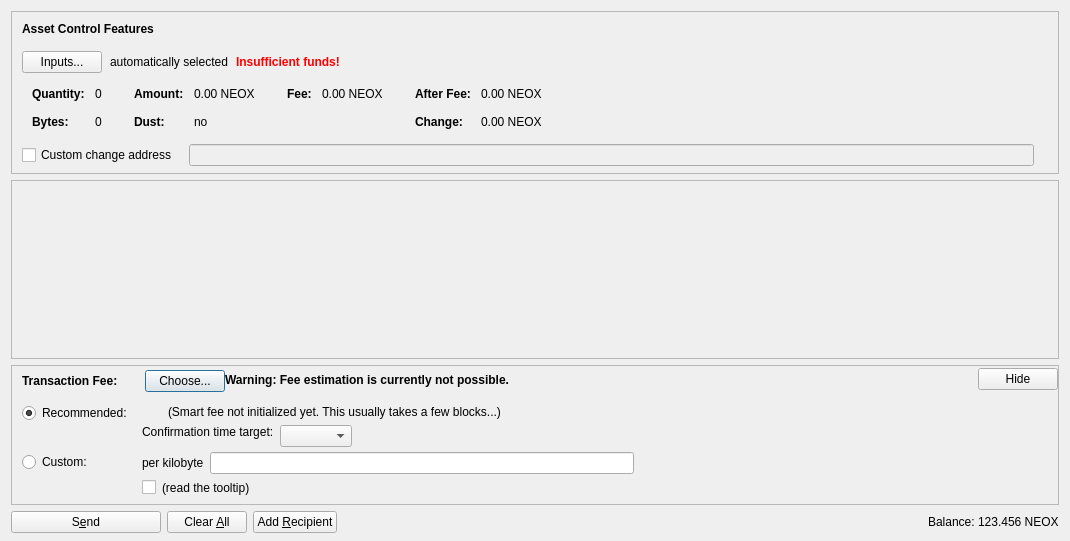
<?xml version="1.0" encoding="UTF-8"?>
<ui version="4.0">
 <class>AssetsDialog</class>
 <widget class="QDialog" name="AssetsDialog">
  <property name="geometry">
   <rect>
    <x>0</x>
    <y>0</y>
    <width>1070</width>
    <height>541</height>
   </rect>
  </property>
  <property name="windowTitle">
   <string>Send Coins</string>
  </property>
  <layout class="QVBoxLayout" name="verticalLayout" stretch="0">
   <property name="bottomMargin">
    <number>8</number>
   </property>
   <item>
    <layout class="QVBoxLayout" name="verticalLayout_3">
     <property name="spacing">
      <number>6</number>
     </property>
     <property name="leftMargin">
      <number>0</number>
     </property>
     <property name="topMargin">
      <number>0</number>
     </property>
     <property name="rightMargin">
      <number>0</number>
     </property>
     <property name="bottomMargin">
      <number>0</number>
     </property>
     <item>
      <widget class="QFrame" name="frameAssetControl">
       <property name="sizePolicy">
        <sizepolicy hsizetype="Expanding" vsizetype="Fixed">
         <horstretch>0</horstretch>
         <verstretch>0</verstretch>
        </sizepolicy>
       </property>
       <property name="maximumSize">
        <size>
         <width>16777215</width>
         <height>16777215</height>
        </size>
       </property>
       <property name="frameShape">
        <enum>QFrame::StyledPanel</enum>
       </property>
       <property name="frameShadow">
        <enum>QFrame::Sunken</enum>
       </property>
       <layout class="QVBoxLayout" name="verticalLayoutAssetControl2">
        <property name="spacing">
         <number>0</number>
        </property>
        <property name="leftMargin">
         <number>0</number>
        </property>
        <property name="topMargin">
         <number>0</number>
        </property>
        <property name="rightMargin">
         <number>0</number>
        </property>
        <property name="bottomMargin">
         <number>6</number>
        </property>
        <item>
         <layout class="QVBoxLayout" name="verticalLayoutAssetControl" stretch="0,0,0,0,1">
          <property name="spacing">
           <number>0</number>
          </property>
          <property name="leftMargin">
           <number>10</number>
          </property>
          <property name="topMargin">
           <number>10</number>
          </property>
          <item>
           <layout class="QHBoxLayout" name="horizontalLayoutAssetControl1">
            <property name="bottomMargin">
             <number>15</number>
            </property>
            <item>
             <widget class="QLabel" name="labelAssetControlFeatures">
              <property name="sizePolicy">
               <sizepolicy hsizetype="Preferred" vsizetype="Maximum">
                <horstretch>0</horstretch>
                <verstretch>0</verstretch>
               </sizepolicy>
              </property>
              <property name="font">
               <font>
                <weight>75</weight>
                <bold>true</bold>
               </font>
              </property>
              <property name="styleSheet">
               <string notr="true">font-weight:bold;</string>
              </property>
              <property name="text">
               <string>Asset Control Features</string>
              </property>
             </widget>
            </item>
           </layout>
          </item>
          <item>
           <layout class="QHBoxLayout" name="horizontalLayoutAssetControl2" stretch="0,0,0,0">
            <property name="spacing">
             <number>8</number>
            </property>
            <property name="bottomMargin">
             <number>10</number>
            </property>
            <item>
             <widget class="QPushButton" name="pushButtonAssetControl">
              <property name="styleSheet">
               <string notr="true"/>
              </property>
              <property name="text">
               <string>Inputs...</string>
              </property>
              <property name="autoDefault">
               <bool>false</bool>
              </property>
             </widget>
            </item>
            <item>
             <widget class="QLabel" name="labelAssetControlAutomaticallySelected">
              <property name="text">
               <string>automatically selected</string>
              </property>
              <property name="margin">
               <number>5</number>
              </property>
             </widget>
            </item>
            <item>
             <widget class="QLabel" name="labelAssetControlInsuffFunds">
              <property name="font">
               <font>
                <weight>75</weight>
                <bold>true</bold>
               </font>
              </property>
              <property name="styleSheet">
               <string notr="true">color:red;font-weight:bold;</string>
              </property>
              <property name="text">
               <string>Insufficient funds!</string>
              </property>
              <property name="margin">
               <number>5</number>
              </property>
             </widget>
            </item>
            <item>
             <spacer name="horizontalSpacerAssetControl">
              <property name="orientation">
               <enum>Qt::Horizontal</enum>
              </property>
              <property name="sizeHint" stdset="0">
               <size>
                <width>40</width>
                <height>1</height>
               </size>
              </property>
             </spacer>
            </item>
           </layout>
          </item>
          <item>
           <widget class="QWidget" name="widgetAssetControl" native="true">
            <property name="sizePolicy">
             <sizepolicy hsizetype="Preferred" vsizetype="Preferred">
              <horstretch>0</horstretch>
              <verstretch>0</verstretch>
             </sizepolicy>
            </property>
            <property name="minimumSize">
             <size>
              <width>0</width>
              <height>0</height>
             </size>
            </property>
            <property name="styleSheet">
             <string notr="true"/>
            </property>
            <layout class="QHBoxLayout" name="horizontalLayoutAssetControl5">
             <property name="leftMargin">
              <number>0</number>
             </property>
             <property name="topMargin">
              <number>0</number>
             </property>
             <property name="rightMargin">
              <number>0</number>
             </property>
             <property name="bottomMargin">
              <number>0</number>
             </property>
             <item>
              <layout class="QHBoxLayout" name="horizontalLayoutAssetControl3" stretch="0,0,0,1">
               <property name="spacing">
                <number>20</number>
               </property>
               <property name="topMargin">
                <number>0</number>
               </property>
               <property name="bottomMargin">
                <number>10</number>
               </property>
               <item>
                <layout class="QFormLayout" name="formLayoutAssetControl1">
                 <property name="horizontalSpacing">
                  <number>10</number>
                 </property>
                 <property name="verticalSpacing">
                  <number>14</number>
                 </property>
                 <property name="leftMargin">
                  <number>10</number>
                 </property>
                 <property name="topMargin">
                  <number>4</number>
                 </property>
                 <property name="rightMargin">
                  <number>6</number>
                 </property>
                 <item row="0" column="0">
                  <widget class="QLabel" name="labelAssetControlQuantityText">
                   <property name="font">
                    <font>
                     <weight>75</weight>
                     <bold>true</bold>
                    </font>
                   </property>
                   <property name="text">
                    <string>Quantity:</string>
                   </property>
                   <property name="margin">
                    <number>0</number>
                   </property>
                  </widget>
                 </item>
                 <item row="0" column="1">
                  <widget class="QLabel" name="labelAssetControlQuantity">
                   <property name="cursor">
                    <cursorShape>IBeamCursor</cursorShape>
                   </property>
                   <property name="contextMenuPolicy">
                    <enum>Qt::ActionsContextMenu</enum>
                   </property>
                   <property name="text">
                    <string notr="true">0</string>
                   </property>
                   <property name="margin">
                    <number>0</number>
                   </property>
                   <property name="textInteractionFlags">
                    <set>Qt::LinksAccessibleByMouse|Qt::TextSelectableByKeyboard|Qt::TextSelectableByMouse</set>
                   </property>
                  </widget>
                 </item>
                 <item row="1" column="0">
                  <widget class="QLabel" name="labelAssetControlBytesText">
                   <property name="font">
                    <font>
                     <weight>75</weight>
                     <bold>true</bold>
                    </font>
                   </property>
                   <property name="text">
                    <string>Bytes:</string>
                   </property>
                  </widget>
                 </item>
                 <item row="1" column="1">
                  <widget class="QLabel" name="labelAssetControlBytes">
                   <property name="cursor">
                    <cursorShape>IBeamCursor</cursorShape>
                   </property>
                   <property name="contextMenuPolicy">
                    <enum>Qt::ActionsContextMenu</enum>
                   </property>
                   <property name="text">
                    <string notr="true">0</string>
                   </property>
                   <property name="textInteractionFlags">
                    <set>Qt::LinksAccessibleByMouse|Qt::TextSelectableByKeyboard|Qt::TextSelectableByMouse</set>
                   </property>
                  </widget>
                 </item>
                </layout>
               </item>
               <item>
                <layout class="QFormLayout" name="formLayoutAssetControl2">
                 <property name="horizontalSpacing">
                  <number>10</number>
                 </property>
                 <property name="verticalSpacing">
                  <number>14</number>
                 </property>
                 <property name="leftMargin">
                  <number>6</number>
                 </property>
                 <property name="topMargin">
                  <number>4</number>
                 </property>
                 <property name="rightMargin">
                  <number>6</number>
                 </property>
                 <item row="0" column="0">
                  <widget class="QLabel" name="labelAssetControlAmountText">
                   <property name="font">
                    <font>
                     <weight>75</weight>
                     <bold>true</bold>
                    </font>
                   </property>
                   <property name="text">
                    <string>Amount:</string>
                   </property>
                   <property name="margin">
                    <number>0</number>
                   </property>
                  </widget>
                 </item>
                 <item row="0" column="1">
                  <widget class="QLabel" name="labelAssetControlAmount">
                   <property name="cursor">
                    <cursorShape>IBeamCursor</cursorShape>
                   </property>
                   <property name="contextMenuPolicy">
                    <enum>Qt::ActionsContextMenu</enum>
                   </property>
                   <property name="text">
                    <string notr="true">0.00 NEOX</string>
                   </property>
                   <property name="textInteractionFlags">
                    <set>Qt::LinksAccessibleByMouse|Qt::TextSelectableByKeyboard|Qt::TextSelectableByMouse</set>
                   </property>
                  </widget>
                 </item>
                 <item row="1" column="0">
                  <widget class="QLabel" name="labelAssetControlLowOutputText">
                   <property name="font">
                    <font>
                     <weight>75</weight>
                     <bold>true</bold>
                    </font>
                   </property>
                   <property name="text">
                    <string>Dust:</string>
                   </property>
                  </widget>
                 </item>
                 <item row="1" column="1">
                  <widget class="QLabel" name="labelAssetControlLowOutput">
                   <property name="cursor">
                    <cursorShape>IBeamCursor</cursorShape>
                   </property>
                   <property name="contextMenuPolicy">
                    <enum>Qt::ActionsContextMenu</enum>
                   </property>
                   <property name="text">
                    <string notr="true">no</string>
                   </property>
                   <property name="textInteractionFlags">
                    <set>Qt::LinksAccessibleByMouse|Qt::TextSelectableByKeyboard|Qt::TextSelectableByMouse</set>
                   </property>
                  </widget>
                 </item>
                </layout>
               </item>
               <item>
                <layout class="QFormLayout" name="formLayoutAssetControl3">
                 <property name="horizontalSpacing">
                  <number>10</number>
                 </property>
                 <property name="verticalSpacing">
                  <number>14</number>
                 </property>
                 <property name="leftMargin">
                  <number>6</number>
                 </property>
                 <property name="topMargin">
                  <number>4</number>
                 </property>
                 <property name="rightMargin">
                  <number>6</number>
                 </property>
                 <item row="0" column="0">
                  <widget class="QLabel" name="labelAssetControlFeeText">
                   <property name="font">
                    <font>
                     <weight>75</weight>
                     <bold>true</bold>
                    </font>
                   </property>
                   <property name="text">
                    <string>Fee:</string>
                   </property>
                   <property name="margin">
                    <number>0</number>
                   </property>
                  </widget>
                 </item>
                 <item row="0" column="1">
                  <widget class="QLabel" name="labelAssetControlFee">
                   <property name="cursor">
                    <cursorShape>IBeamCursor</cursorShape>
                   </property>
                   <property name="contextMenuPolicy">
                    <enum>Qt::ActionsContextMenu</enum>
                   </property>
                   <property name="text">
                    <string notr="true">0.00 NEOX</string>
                   </property>
                   <property name="textInteractionFlags">
                    <set>Qt::LinksAccessibleByMouse|Qt::TextSelectableByKeyboard|Qt::TextSelectableByMouse</set>
                   </property>
                  </widget>
                 </item>
                </layout>
               </item>
               <item>
                <layout class="QFormLayout" name="formLayoutAssetControl4">
                 <property name="horizontalSpacing">
                  <number>10</number>
                 </property>
                 <property name="verticalSpacing">
                  <number>14</number>
                 </property>
                 <property name="leftMargin">
                  <number>6</number>
                 </property>
                 <property name="topMargin">
                  <number>4</number>
                 </property>
                 <property name="rightMargin">
                  <number>6</number>
                 </property>
                 <item row="0" column="0">
                  <widget class="QLabel" name="labelAssetControlAfterFeeText">
                   <property name="font">
                    <font>
                     <weight>75</weight>
                     <bold>true</bold>
                    </font>
                   </property>
                   <property name="text">
                    <string>After Fee:</string>
                   </property>
                   <property name="margin">
                    <number>0</number>
                   </property>
                  </widget>
                 </item>
                 <item row="0" column="1">
                  <widget class="QLabel" name="labelAssetControlAfterFee">
                   <property name="cursor">
                    <cursorShape>IBeamCursor</cursorShape>
                   </property>
                   <property name="contextMenuPolicy">
                    <enum>Qt::ActionsContextMenu</enum>
                   </property>
                   <property name="text">
                    <string notr="true">0.00 NEOX</string>
                   </property>
                   <property name="textInteractionFlags">
                    <set>Qt::LinksAccessibleByMouse|Qt::TextSelectableByKeyboard|Qt::TextSelectableByMouse</set>
                   </property>
                  </widget>
                 </item>
                 <item row="1" column="0">
                  <widget class="QLabel" name="labelAssetControlChangeText">
                   <property name="font">
                    <font>
                     <weight>75</weight>
                     <bold>true</bold>
                    </font>
                   </property>
                   <property name="text">
                    <string>Change:</string>
                   </property>
                  </widget>
                 </item>
                 <item row="1" column="1">
                  <widget class="QLabel" name="labelAssetControlChange">
                   <property name="cursor">
                    <cursorShape>IBeamCursor</cursorShape>
                   </property>
                   <property name="contextMenuPolicy">
                    <enum>Qt::ActionsContextMenu</enum>
                   </property>
                   <property name="text">
                    <string notr="true">0.00 NEOX</string>
                   </property>
                   <property name="textInteractionFlags">
                    <set>Qt::LinksAccessibleByMouse|Qt::TextSelectableByKeyboard|Qt::TextSelectableByMouse</set>
                   </property>
                  </widget>
                 </item>
                </layout>
               </item>
              </layout>
             </item>
            </layout>
           </widget>
          </item>
          <item>
           <layout class="QHBoxLayout" name="horizontalLayoutAssetControl4" stretch="0,0,0">
            <property name="spacing">
             <number>12</number>
            </property>
            <property name="sizeConstraint">
             <enum>QLayout::SetDefaultConstraint</enum>
            </property>
            <property name="topMargin">
             <number>5</number>
            </property>
            <property name="rightMargin">
             <number>5</number>
            </property>
            <item>
             <widget class="QCheckBox" name="checkBoxAssetControlChange">
              <property name="toolTip">
               <string>If this is activated, but the change address is empty or invalid, change will be sent to a newly generated address.</string>
              </property>
              <property name="text">
               <string>Custom change address</string>
              </property>
             </widget>
            </item>
            <item>
             <widget class="QValidatedLineEdit" name="lineEditAssetControlChange">
              <property name="enabled">
               <bool>false</bool>
              </property>
              <property name="sizePolicy">
               <sizepolicy hsizetype="Expanding" vsizetype="Fixed">
                <horstretch>0</horstretch>
                <verstretch>0</verstretch>
               </sizepolicy>
              </property>
             </widget>
            </item>
            <item>
             <widget class="QLabel" name="labelAssetControlChangeLabel">
              <property name="sizePolicy">
               <sizepolicy hsizetype="Preferred" vsizetype="Expanding">
                <horstretch>0</horstretch>
                <verstretch>0</verstretch>
               </sizepolicy>
              </property>
              <property name="minimumSize">
               <size>
                <width>0</width>
                <height>0</height>
               </size>
              </property>
              <property name="text">
               <string/>
              </property>
              <property name="margin">
               <number>3</number>
              </property>
             </widget>
            </item>
           </layout>
          </item>
          <item>
           <spacer name="verticalSpacerAssetControl">
            <property name="orientation">
             <enum>Qt::Vertical</enum>
            </property>
            <property name="sizeHint" stdset="0">
             <size>
              <width>800</width>
              <height>1</height>
             </size>
            </property>
           </spacer>
          </item>
         </layout>
        </item>
       </layout>
      </widget>
     </item>
     <item>
      <widget class="QScrollArea" name="scrollArea">
       <property name="widgetResizable">
        <bool>true</bool>
       </property>
       <widget class="QWidget" name="scrollAreaWidgetContents">
        <property name="geometry">
         <rect>
          <x>0</x>
          <y>0</y>
          <width>1048</width>
          <height>91</height>
         </rect>
        </property>
        <layout class="QVBoxLayout" name="verticalLayout_2" stretch="0,1">
         <property name="leftMargin">
          <number>0</number>
         </property>
         <property name="topMargin">
          <number>0</number>
         </property>
         <property name="rightMargin">
          <number>0</number>
         </property>
         <property name="bottomMargin">
          <number>0</number>
         </property>
         <item>
          <layout class="QVBoxLayout" name="entries">
           <property name="spacing">
            <number>6</number>
           </property>
          </layout>
         </item>
         <item>
          <spacer name="verticalSpacer">
           <property name="orientation">
            <enum>Qt::Vertical</enum>
           </property>
           <property name="sizeHint" stdset="0">
            <size>
             <width>20</width>
             <height>40</height>
            </size>
           </property>
          </spacer>
         </item>
        </layout>
       </widget>
      </widget>
     </item>
     <item>
      <widget class="QFrame" name="frameFee">
       <property name="sizePolicy">
        <sizepolicy hsizetype="Expanding" vsizetype="Fixed">
         <horstretch>0</horstretch>
         <verstretch>0</verstretch>
        </sizepolicy>
       </property>
       <property name="maximumSize">
        <size>
         <width>16777215</width>
         <height>16777215</height>
        </size>
       </property>
       <property name="frameShape">
        <enum>QFrame::StyledPanel</enum>
       </property>
       <property name="frameShadow">
        <enum>QFrame::Sunken</enum>
       </property>
       <layout class="QVBoxLayout" name="verticalLayoutFee1">
        <property name="spacing">
         <number>0</number>
        </property>
        <property name="leftMargin">
         <number>0</number>
        </property>
        <property name="topMargin">
         <number>0</number>
        </property>
        <property name="rightMargin">
         <number>0</number>
        </property>
        <property name="bottomMargin">
         <number>0</number>
        </property>
        <item>
         <layout class="QVBoxLayout" name="verticalLayoutFee2" stretch="0,0,0">
          <property name="spacing">
           <number>0</number>
          </property>
          <property name="leftMargin">
           <number>10</number>
          </property>
          <property name="topMargin">
           <number>0</number>
          </property>
          <item>
           <layout class="QHBoxLayout" name="horizontalLayoutFee1">
            <property name="bottomMargin">
             <number>0</number>
            </property>
            <item>
             <layout class="QVBoxLayout" name="verticalLayoutFee7">
              <property name="spacing">
               <number>0</number>
              </property>
              <item>
               <spacer name="verticalSpacerSmartFee">
                <property name="orientation">
                 <enum>Qt::Vertical</enum>
                </property>
                <property name="sizeType">
                 <enum>QSizePolicy::Fixed</enum>
                </property>
                <property name="sizeHint" stdset="0">
                 <size>
                  <width>1</width>
                  <height>4</height>
                 </size>
                </property>
               </spacer>
              </item>
              <item>
               <layout class="QHBoxLayout" name="horizontalLayoutSmartFee">
                <property name="spacing">
                 <number>10</number>
                </property>
                <item>
                 <widget class="QLabel" name="labelFeeHeadline">
                  <property name="sizePolicy">
                   <sizepolicy hsizetype="Preferred" vsizetype="Maximum">
                    <horstretch>0</horstretch>
                    <verstretch>0</verstretch>
                   </sizepolicy>
                  </property>
                  <property name="font">
                   <font>
                    <weight>75</weight>
                    <bold>true</bold>
                   </font>
                  </property>
                  <property name="styleSheet">
                   <string notr="true">font-weight:bold;</string>
                  </property>
                  <property name="text">
                   <string>Transaction Fee:</string>
                  </property>
                 </widget>
                </item>
                <item>
                 <widget class="QLabel" name="labelFeeMinimized">
                  <property name="text">
                   <string/>
                  </property>
                 </widget>
                </item>
                <item>
                 <widget class="QPushButton" name="buttonChooseFee">
                  <property name="text">
                   <string>Choose...</string>
                  </property>
                 </widget>
                </item>
               </layout>
              </item>
              <item>
               <spacer name="verticalSpacer_5">
                <property name="orientation">
                 <enum>Qt::Vertical</enum>
                </property>
                <property name="sizeHint" stdset="0">
                 <size>
                  <width>1</width>
                  <height>1</height>
                 </size>
                </property>
               </spacer>
              </item>
             </layout>
            </item>
            <item>
             <widget class="QLabel" name="fallbackFeeWarningLabel">
              <property name="font">
               <font>
                <weight>75</weight>
                <bold>true</bold>
               </font>
              </property>
              <property name="toolTip">
               <string>Using the fallbackfee can result in sending a transaction that will take several hours or days (or never) to confirm. Consider choosing your fee manually or wait until you have validated the complete chain.</string>
              </property>
              <property name="text">
               <string>Warning: Fee estimation is currently not possible.</string>
              </property>
              <property name="wordWrap">
               <bool>false</bool>
              </property>
             </widget>
            </item>
            <item>
             <spacer name="horizontalSpacer_4">
              <property name="orientation">
               <enum>Qt::Horizontal</enum>
              </property>
              <property name="sizeType">
               <enum>QSizePolicy::MinimumExpanding</enum>
              </property>
              <property name="sizeHint" stdset="0">
               <size>
                <width>40</width>
                <height>20</height>
               </size>
              </property>
             </spacer>
            </item>
            <item>
             <widget class="QPushButton" name="buttonMinimizeFee">
              <property name="toolTip">
               <string>collapse fee-settings</string>
              </property>
              <property name="text">
               <string>Hide</string>
              </property>
             </widget>
            </item>
           </layout>
          </item>
          <item>
           <widget class="QFrame" name="frameFeeSelection">
            <layout class="QVBoxLayout" name="verticalLayoutFee12">
             <property name="spacing">
              <number>0</number>
             </property>
             <property name="leftMargin">
              <number>0</number>
             </property>
             <property name="topMargin">
              <number>0</number>
             </property>
             <property name="rightMargin">
              <number>0</number>
             </property>
             <property name="bottomMargin">
              <number>0</number>
             </property>
             <item>
              <layout class="QGridLayout" name="gridLayoutFee">
               <property name="topMargin">
                <number>10</number>
               </property>
               <property name="bottomMargin">
                <number>4</number>
               </property>
               <property name="horizontalSpacing">
                <number>10</number>
               </property>
               <property name="verticalSpacing">
                <number>4</number>
               </property>
               <item row="1" column="1">
                <layout class="QVBoxLayout" name="verticalLayoutFee8">
                 <property name="spacing">
                  <number>6</number>
                 </property>
                 <item>
                  <layout class="QHBoxLayout" name="horizontalLayoutFee13">
                   <item>
                    <widget class="QLabel" name="labelCustomPerKilobyte">
                     <property name="toolTip">
                      <string>If the custom fee is set to 1000 satoshis and the transaction is only 250 bytes, then &quot;per kilobyte&quot; only pays 250 satoshis in fee, while &quot;total at least&quot; pays 1000 satoshis. For transactions bigger than a kilobyte both pay by kilobyte.</string>
                     </property>
                     <property name="text">
                      <string>per kilobyte</string>
                     </property>
                    </widget>
                   </item>
                   <item>
                    <widget class="BitcoinAmountField" name="customFee"/>
                   </item>
                   <item>
                    <spacer name="horizontalSpacer_6">
                     <property name="orientation">
                      <enum>Qt::Horizontal</enum>
                     </property>
                     <property name="sizeHint" stdset="0">
                      <size>
                       <width>1</width>
                       <height>1</height>
                      </size>
                     </property>
                    </spacer>
                   </item>
                  </layout>
                 </item>
                 <item>
                  <layout class="QHBoxLayout" name="horizontalLayoutFee8">
                   <item>
                    <widget class="QCheckBox" name="checkBoxMinimumFee">
                     <property name="toolTip">
                      <string>Paying only the minimum fee is just fine as long as there is less transaction volume than space in the blocks. But be aware that this can end up in a never confirming transaction once there is more demand for neoxa transactions than the network can process.</string>
                     </property>
                     <property name="text">
                      <string/>
                     </property>
                    </widget>
                   </item>
                   <item>
                    <widget class="QLabel" name="labelMinFeeWarning">
                     <property name="enabled">
                      <bool>true</bool>
                     </property>
                     <property name="toolTip">
                      <string>Paying only the minimum fee is just fine as long as there is less transaction volume than space in the blocks. But be aware that this can end up in a never confirming transaction once there is more demand for neoxa transactions than the network can process.</string>
                     </property>
                     <property name="text">
                      <string>(read the tooltip)</string>
                     </property>
                     <property name="margin">
                      <number>5</number>
                     </property>
                    </widget>
                   </item>
                   <item>
                    <spacer name="horizontalSpacer_2">
                     <property name="orientation">
                      <enum>Qt::Horizontal</enum>
                     </property>
                     <property name="sizeHint" stdset="0">
                      <size>
                       <width>1</width>
                       <height>1</height>
                      </size>
                     </property>
                    </spacer>
                   </item>
                  </layout>
                 </item>
                </layout>
               </item>
               <item row="0" column="0">
                <layout class="QVBoxLayout" name="verticalLayoutFee4" stretch="0,1">
                 <item>
                  <widget class="QRadioButton" name="radioSmartFee">
                   <property name="text">
                    <string>Recommended:</string>
                   </property>
                   <property name="checked">
                    <bool>true</bool>
                   </property>
                   <attribute name="buttonGroup">
                    <string notr="true">groupFee</string>
                   </attribute>
                  </widget>
                 </item>
                 <item>
                  <spacer name="verticalSpacer_2">
                   <property name="orientation">
                    <enum>Qt::Vertical</enum>
                   </property>
                   <property name="sizeHint" stdset="0">
                    <size>
                     <width>1</width>
                     <height>1</height>
                    </size>
                   </property>
                  </spacer>
                 </item>
                </layout>
               </item>
               <item row="1" column="0">
                <layout class="QVBoxLayout" name="verticalLayoutFee9" stretch="0,1">
                 <item>
                  <widget class="QRadioButton" name="radioCustomFee">
                   <property name="text">
                    <string>Custom:</string>
                   </property>
                   <attribute name="buttonGroup">
                    <string notr="true">groupFee</string>
                   </attribute>
                  </widget>
                 </item>
                 <item>
                  <spacer name="verticalSpacer_6">
                   <property name="orientation">
                    <enum>Qt::Vertical</enum>
                   </property>
                   <property name="sizeHint" stdset="0">
                    <size>
                     <width>1</width>
                     <height>1</height>
                    </size>
                   </property>
                  </spacer>
                 </item>
                </layout>
               </item>
               <item row="0" column="1">
                <layout class="QVBoxLayout" name="verticalLayoutFee3" stretch="0,0,1">
                 <property name="spacing">
                  <number>6</number>
                 </property>
                 <property name="topMargin">
                  <number>2</number>
                 </property>
                 <item>
                  <layout class="QHBoxLayout" name="horizontalLayoutFee12">
                   <item>
                    <widget class="QLabel" name="labelSmartFee">
                     <property name="text">
                      <string/>
                     </property>
                     <property name="margin">
                      <number>2</number>
                     </property>
                    </widget>
                   </item>
                   <item>
                    <widget class="QLabel" name="labelFeeEstimation">
                     <property name="text">
                      <string/>
                     </property>
                    </widget>
                   </item>
                   <item>
                    <widget class="QLabel" name="labelSmartFee2">
                     <property name="text">
                      <string>(Smart fee not initialized yet. This usually takes a few blocks...)</string>
                     </property>
                     <property name="margin">
                      <number>2</number>
                     </property>
                    </widget>
                   </item>
                   <item>
                    <spacer name="horizontalSpacer_5">
                     <property name="orientation">
                      <enum>Qt::Horizontal</enum>
                     </property>
                     <property name="sizeHint" stdset="0">
                      <size>
                       <width>1</width>
                       <height>1</height>
                      </size>
                     </property>
                    </spacer>
                   </item>
                  </layout>
                 </item>
                 <item>
                  <layout class="QHBoxLayout" name="horizontalLayoutFee9">
                   <item>
                    <layout class="QVBoxLayout" name="verticalLayoutFee6">
                     <item>
                      <widget class="QLabel" name="labelSmartFee3">
                       <property name="text">
                        <string>Confirmation time target:</string>
                       </property>
                       <property name="margin">
                        <number>2</number>
                       </property>
                      </widget>
                     </item>
                     <item>
                      <spacer name="verticalSpacer_3">
                       <property name="orientation">
                        <enum>Qt::Vertical</enum>
                       </property>
                       <property name="sizeHint" stdset="0">
                        <size>
                         <width>1</width>
                         <height>1</height>
                        </size>
                       </property>
                      </spacer>
                     </item>
                    </layout>
                   </item>
                   <item>
                    <layout class="QVBoxLayout" name="verticalLayoutFee5">
                     <property name="rightMargin">
                      <number>30</number>
                     </property>
                     <item>
                      <layout class="QHBoxLayout" name="horizontalLayoutConfTarget">
                       <property name="bottomMargin">
                        <number>0</number>
                       </property>
                       <item>
                        <widget class="QComboBox" name="confTargetSelector"/>
                       </item>
                       <item>
                        <spacer name="horizontalSpacerConfTarget">
                         <property name="orientation">
                          <enum>Qt::Horizontal</enum>
                         </property>
                         <property name="sizeHint" stdset="0">
                          <size>
                           <width>40</width>
                           <height>20</height>
                          </size>
                         </property>
                        </spacer>
                       </item>
                      </layout>
                     </item>
                    </layout>
                   </item>
                  </layout>
                 </item>
                 <item>
                  <spacer name="verticalSpacer_4">
                   <property name="orientation">
                    <enum>Qt::Vertical</enum>
                   </property>
                   <property name="sizeHint" stdset="0">
                    <size>
                     <width>1</width>
                     <height>1</height>
                    </size>
                   </property>
                  </spacer>
                 </item>
                </layout>
               </item>
              </layout>
             </item>
            </layout>
           </widget>
          </item>
          <item>
           <spacer name="verticalSpacerFee">
            <property name="orientation">
             <enum>Qt::Vertical</enum>
            </property>
            <property name="sizeHint" stdset="0">
             <size>
              <width>40</width>
              <height>5</height>
             </size>
            </property>
           </spacer>
          </item>
         </layout>
        </item>
       </layout>
      </widget>
     </item>
     <item>
      <layout class="QHBoxLayout" name="horizontalLayout">
       <item>
        <widget class="QPushButton" name="sendButton">
         <property name="minimumSize">
          <size>
           <width>150</width>
           <height>0</height>
          </size>
         </property>
         <property name="toolTip">
          <string>Confirm the send action</string>
         </property>
         <property name="text">
          <string>S&amp;end</string>
         </property>
         <property name="icon">
          <iconset>
           <normaloff>:/icons/send</normaloff>:/icons/send</iconset>
         </property>
         <property name="autoDefault">
          <bool>false</bool>
         </property>
         <property name="default">
          <bool>false</bool>
         </property>
        </widget>
       </item>
       <item>
        <widget class="QPushButton" name="clearButton">
         <property name="sizePolicy">
          <sizepolicy hsizetype="Minimum" vsizetype="Fixed">
           <horstretch>0</horstretch>
           <verstretch>0</verstretch>
          </sizepolicy>
         </property>
         <property name="toolTip">
          <string>Clear all fields of the form.</string>
         </property>
         <property name="text">
          <string>Clear &amp;All</string>
         </property>
         <property name="icon">
          <iconset>
           <normaloff>:/icons/remove</normaloff>:/icons/remove</iconset>
         </property>
         <property name="autoDefault">
          <bool>false</bool>
         </property>
        </widget>
       </item>
       <item>
        <widget class="QPushButton" name="addButton">
         <property name="toolTip">
          <string>Transfer to multiple recipients at once</string>
         </property>
         <property name="text">
          <string>Add &amp;Recipient</string>
         </property>
         <property name="icon">
          <iconset>
           <normaloff>:/icons/add</normaloff>:/icons/add</iconset>
         </property>
         <property name="autoDefault">
          <bool>false</bool>
         </property>
        </widget>
       </item>
       <item>
        <spacer name="horizontalSpacer">
         <property name="orientation">
          <enum>Qt::Horizontal</enum>
         </property>
         <property name="sizeHint" stdset="0">
          <size>
           <width>40</width>
           <height>20</height>
          </size>
         </property>
        </spacer>
       </item>
       <item>
        <layout class="QHBoxLayout" name="horizontalLayout_2">
         <property name="spacing">
          <number>3</number>
         </property>
         <item>
          <widget class="QLabel" name="labelBalanceText">
           <property name="sizePolicy">
            <sizepolicy hsizetype="Preferred" vsizetype="Fixed">
             <horstretch>0</horstretch>
             <verstretch>0</verstretch>
            </sizepolicy>
           </property>
           <property name="text">
            <string>Balance:</string>
           </property>
          </widget>
         </item>
         <item>
          <widget class="QLabel" name="labelBalance">
           <property name="sizePolicy">
            <sizepolicy hsizetype="Preferred" vsizetype="Fixed">
             <horstretch>0</horstretch>
             <verstretch>0</verstretch>
            </sizepolicy>
           </property>
           <property name="cursor">
            <cursorShape>IBeamCursor</cursorShape>
           </property>
           <property name="text">
            <string notr="true">123.456 NEOX</string>
           </property>
           <property name="textInteractionFlags">
            <set>Qt::LinksAccessibleByMouse|Qt::TextSelectableByKeyboard|Qt::TextSelectableByMouse</set>
           </property>
          </widget>
         </item>
        </layout>
       </item>
      </layout>
     </item>
    </layout>
   </item>
  </layout>
 </widget>
 <customwidgets>
  <customwidget>
   <class>QValidatedLineEdit</class>
   <extends>QLineEdit</extends>
   <header>qt/qvalidatedlineedit.h</header>
  </customwidget>
  <customwidget>
   <class>BitcoinAmountField</class>
   <extends>QLineEdit</extends>
   <header>qt/bitcoinamountfield.h</header>
   <container>1</container>
  </customwidget>
 </customwidgets>
 <resources>
  <include location="../raptoreum.qrc"/>
 </resources>
 <connections/>
 <buttongroups>
  <buttongroup name="groupFee"/>
 </buttongroups>
</ui>
